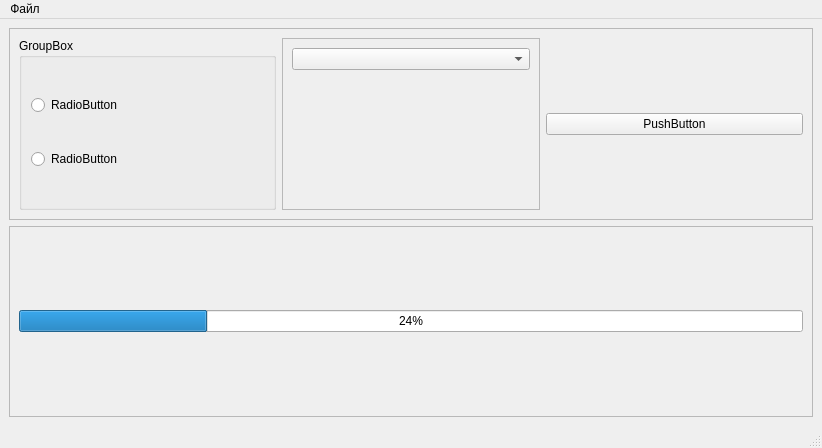
<?xml version="1.0" encoding="UTF-8"?>
<ui version="4.0">
 <class>MainWindow</class>
 <widget class="QMainWindow" name="MainWindow">
  <property name="geometry">
   <rect>
    <x>0</x>
    <y>0</y>
    <width>822</width>
    <height>448</height>
   </rect>
  </property>
  <property name="windowTitle">
   <string>MainWindow</string>
  </property>
  <widget class="QWidget" name="centralwidget">
   <layout class="QVBoxLayout" name="verticalLayout_4">
    <item>
     <widget class="QFrame" name="frame_2">
      <property name="frameShape">
       <enum>QFrame::StyledPanel</enum>
      </property>
      <property name="frameShadow">
       <enum>QFrame::Raised</enum>
      </property>
      <layout class="QHBoxLayout" name="horizontalLayout">
       <item>
        <widget class="QGroupBox" name="gb_radio">
         <property name="title">
          <string>GroupBox</string>
         </property>
         <layout class="QVBoxLayout" name="verticalLayout">
          <item>
           <widget class="QRadioButton" name="rb_frst">
            <property name="text">
             <string>RadioButton</string>
            </property>
           </widget>
          </item>
          <item>
           <widget class="QRadioButton" name="rb_secnd">
            <property name="text">
             <string>RadioButton</string>
            </property>
           </widget>
          </item>
         </layout>
        </widget>
       </item>
       <item>
        <widget class="QFrame" name="frame_3">
         <property name="frameShape">
          <enum>QFrame::StyledPanel</enum>
         </property>
         <property name="frameShadow">
          <enum>QFrame::Raised</enum>
         </property>
         <layout class="QVBoxLayout" name="verticalLayout_2">
          <item>
           <widget class="QComboBox" name="cb_select"/>
          </item>
          <item>
           <widget class="QLabel" name="lb_image">
            <property name="text">
             <string/>
            </property>
           </widget>
          </item>
         </layout>
        </widget>
       </item>
       <item>
        <widget class="QPushButton" name="btn_addProg">
         <property name="text">
          <string>PushButton</string>
         </property>
        </widget>
       </item>
      </layout>
     </widget>
    </item>
    <item>
     <widget class="QFrame" name="frame">
      <property name="frameShape">
       <enum>QFrame::StyledPanel</enum>
      </property>
      <property name="frameShadow">
       <enum>QFrame::Raised</enum>
      </property>
      <layout class="QVBoxLayout" name="verticalLayout_3">
       <item>
        <widget class="QProgressBar" name="pb_progress">
         <property name="value">
          <number>24</number>
         </property>
        </widget>
       </item>
      </layout>
     </widget>
    </item>
   </layout>
  </widget>
  <widget class="QMenuBar" name="menubar">
   <property name="geometry">
    <rect>
     <x>0</x>
     <y>0</y>
     <width>822</width>
     <height>23</height>
    </rect>
   </property>
   <widget class="QMenu" name="menu">
    <property name="title">
     <string>Файл</string>
    </property>
    <addaction name="menu_clear"/>
    <addaction name="separator"/>
    <addaction name="separator"/>
    <addaction name="menu_about"/>
    <addaction name="menu_exit"/>
    <addaction name="separator"/>
   </widget>
   <addaction name="menu"/>
  </widget>
  <widget class="QStatusBar" name="statusbar"/>
  <action name="menu_clear">
   <property name="text">
    <string>Очистить</string>
   </property>
  </action>
  <action name="menu_about">
   <property name="text">
    <string>О программе</string>
   </property>
  </action>
  <action name="menu_exit">
   <property name="text">
    <string>Выход</string>
   </property>
  </action>
 </widget>
 <resources/>
 <connections/>
</ui>
